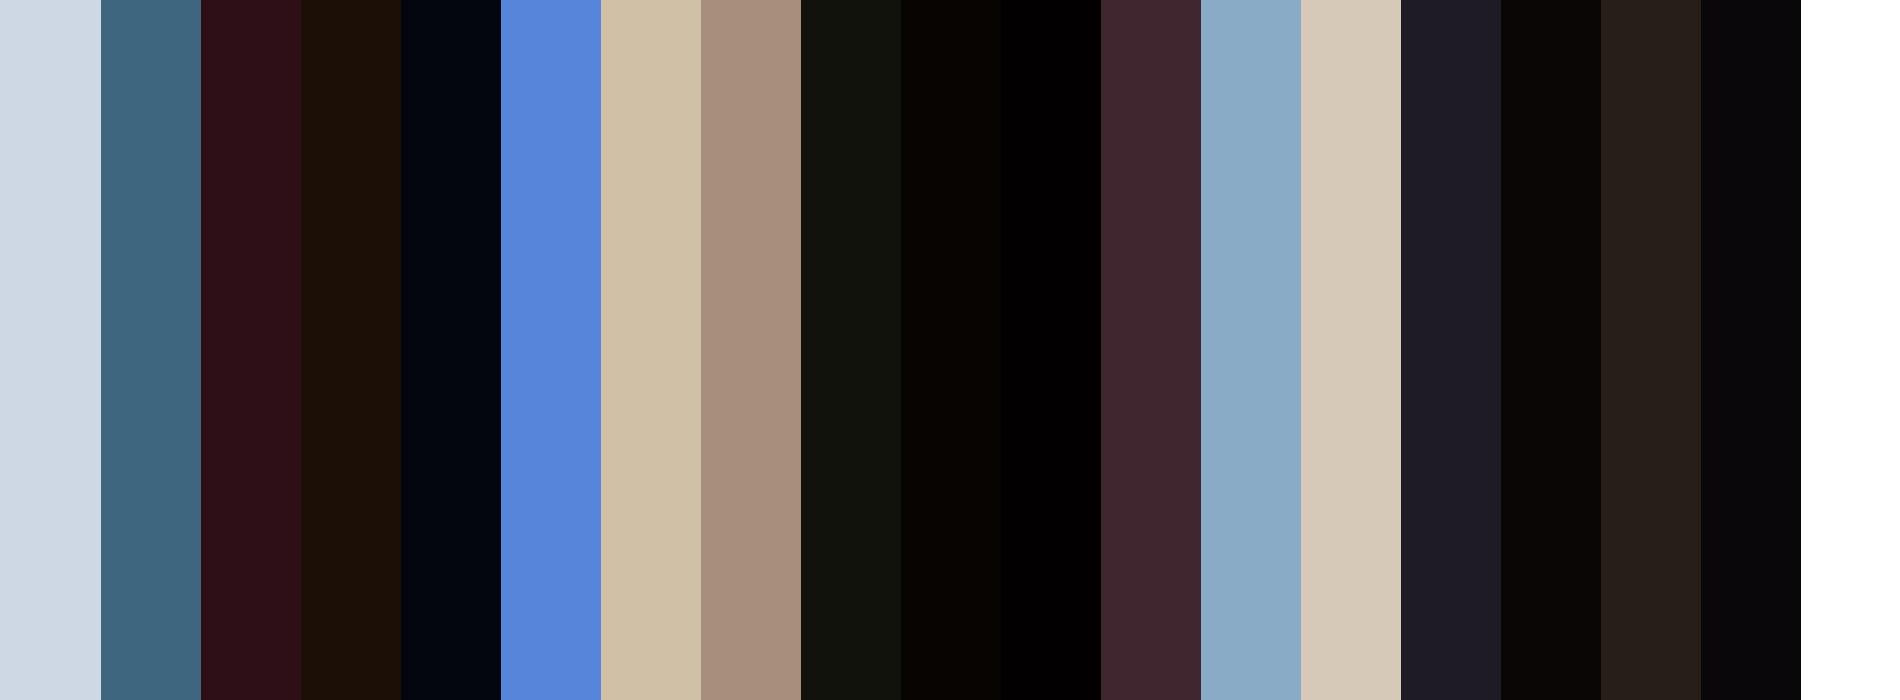

The Python source for this figure:
from posix import getcwd
import cv
import Image
import scipy
import scipy.misc
import scipy.cluster
from glob import glob
from PIL import Image, ImageDraw
from time import time

start_time = time()

jumping = False
NUM_CLUSTERS = 20
IMG_HEIGHT = 700
COLOR_WIDTH = 100

input = None
while not input:
    input = raw_input("Enter the absolute location of the movie: ")
    try:
        open(input)
    except IOError as e:
        input = None

def imageScale(height, width):
    '''
    Scales the image based on the maxWidth and maxHeight
    '''
    maxWidth = 640.0
    maxHeight = 480.0

    if width >= height:
        if width <= maxWidth and height <= maxHeight:
            return tuple((width, height))

        widthRatio = maxWidth / width
        heightRatio = maxHeight / height
    else:
        if height <= maxHeight and width <= maxWidth:
            return tuple((width, height))

        widthRatio = maxWidth / width
        heightRatio = maxHeight / height

    return tuple((int(width*widthRatio), int(height*heightRatio)))

# load video
capture = cv.CaptureFromFile(input)

currentFrame = cv.GetCaptureProperty(capture, cv.CV_CAP_PROP_FRAME_COUNT)
cv.SetCaptureProperty(capture, cv.CV_CAP_PROP_POS_FRAMES, 25.0)

# testing frame jumping. Couldn't get CV_CAP_PROP_POS_FRAMES to work on
# the videos i tried
# not sure if related to this issue: http://code.opencv.org/issues/1419
# nonetheless, in case it doesn't work, dirty fallback
if currentFrame != cv.GetCaptureProperty(capture, cv.CV_CAP_PROP_FRAME_COUNT):
    jumping = True
    cv.SetCaptureProperty(capture, cv.CV_CAP_PROP_POS_FRAMES, float(currentFrame))

# get an image every 5 minutes
fpm = int(cv.GetCaptureProperty(capture, cv.CV_CAP_PROP_FPS) * (60*5))

# first query
img = cv.QueryFrame(capture)
#img = None

i = 1
while img:
    if not jumping:
        # dirt hack @todo need to get cv.SetCaptureProperty to work
        for j in range(fpm):
            cv.QueryFrame(capture)
    else:
        cv.SetCaptureProperty(capture, cv.CV_CAP_PROP_POS_FRAMES, fpm * i)

    img = cv.QueryFrame(capture)
    if img:
        cv.SaveImage('sample_images/%s.png' % i, img)
        cv.WaitKey(fpm)
        i += 1


colours = []
# get all the image
images = glob("%s/sample_images/*.png" % getcwd())
# process images
for image in images:
    # open the image
    im = Image.open(image)
    im = im.resize((150, 150))
    # get PIL image
    ar = scipy.misc.fromimage(im)
    shape = ar.shape
    ar = ar.reshape(scipy.product(shape[:2]), shape[2])

    codes, dist = scipy.cluster.vq.kmeans(ar, NUM_CLUSTERS)

    vecs, dist = scipy.cluster.vq.vq(ar, codes)         # assign codes
    counts, bins = scipy.histogram(vecs, len(codes))    # count occurrences

    index_max = scipy.argmax(counts)                    # find most frequent
    peak = codes[index_max]
    colour = '#' + ''.join(chr(c) for c in peak).encode('hex')
    colours.append(tuple(peak))

# set the image size
image_size = tuple((len(images) * COLOR_WIDTH, IMG_HEIGHT))
# create a new image
newImage = Image.new('RGBA', image_size, (0, 0, 0, 0))
# create a new draw object
draw = ImageDraw.Draw(newImage) # Create a draw object

increment = len(colours) * COLOR_WIDTH - COLOR_WIDTH
for colour in colours:
    print colour
    print increment
    draw.rectangle((increment, 0, COLOR_WIDTH, IMG_HEIGHT), fill=colour)
#    newImage.save('sadasd%s.png' % increment)
    increment -= COLOR_WIDTH

newImage.save('vidicolour.png')